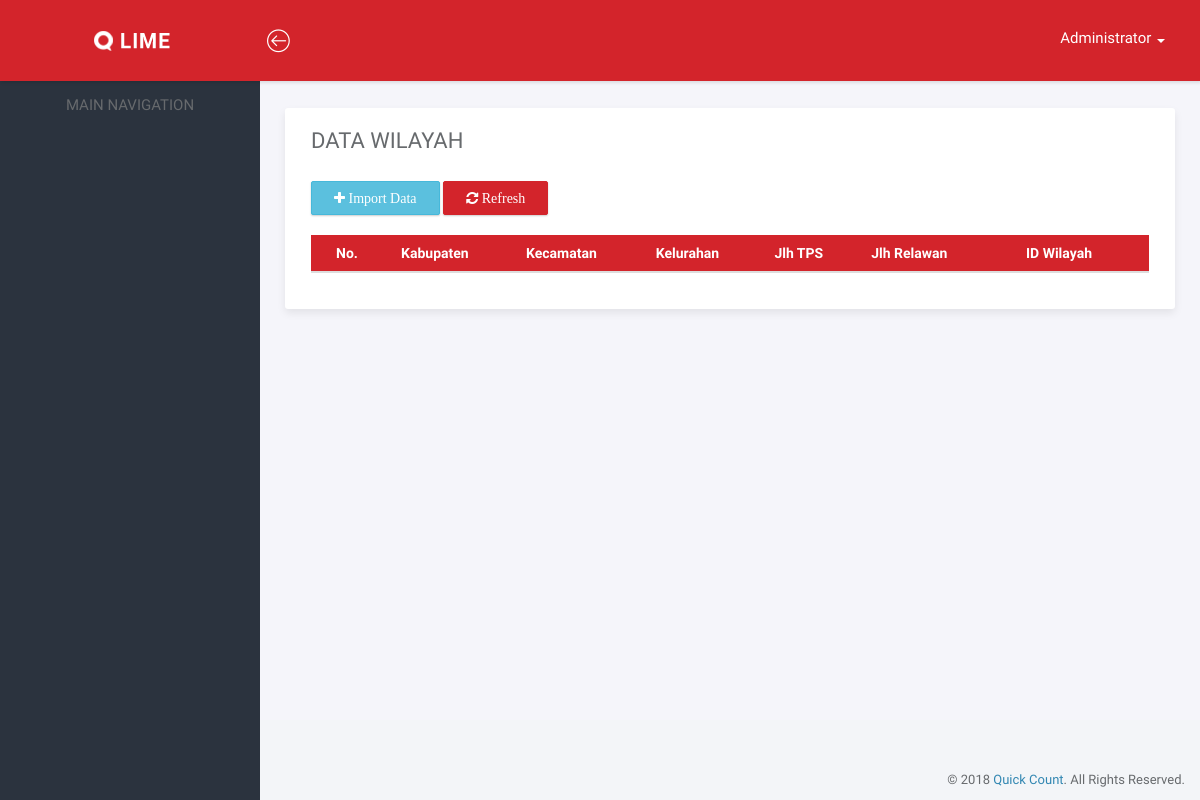
The app's page /index.php/tps, older data.
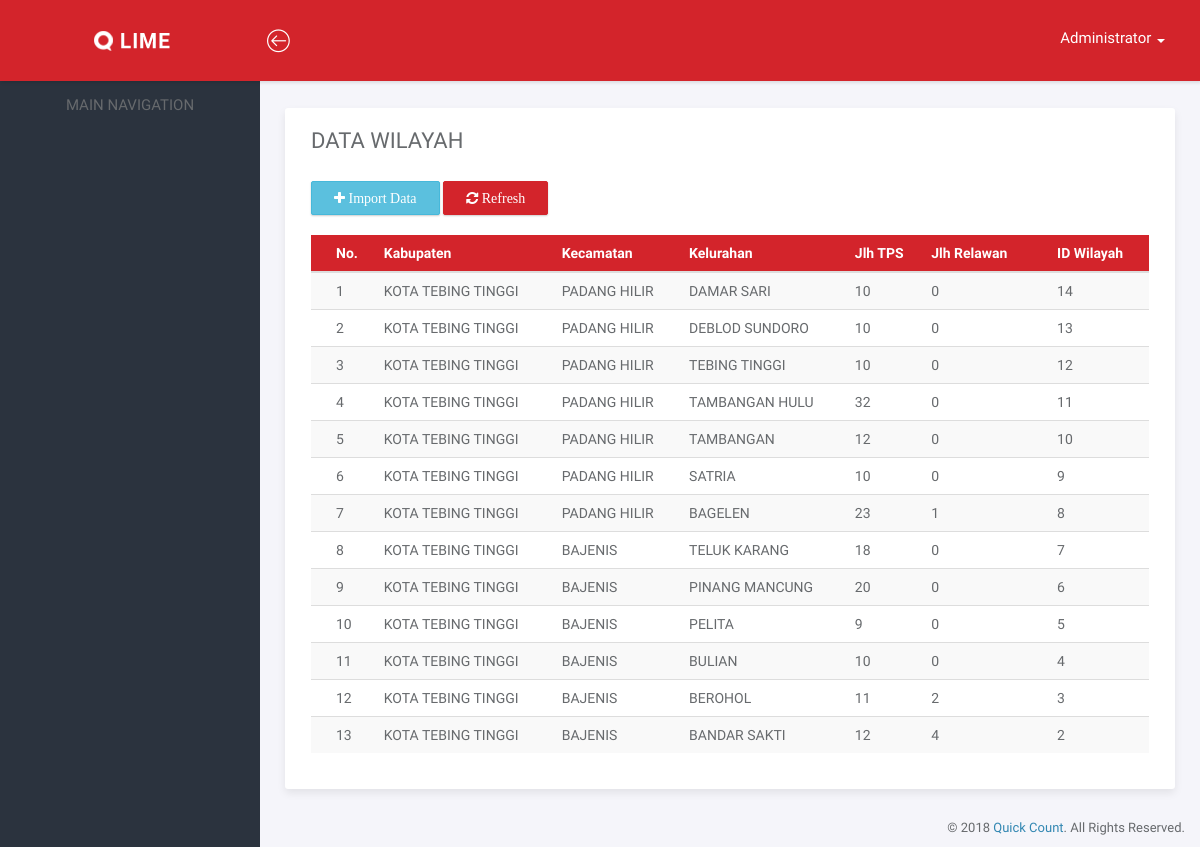
The same page, newer data.
### tables this page shows
CREATE TABLE `tps` (
  `id` int(10) NOT NULL AUTO_INCREMENT,
  `kabupaten` varchar(100) NOT NULL,
  `kecamatan` varchar(100) NOT NULL,
  `kelurahan` varchar(100) NOT NULL,
  `jlhtps` int(5) NOT NULL,
  PRIMARY KEY (`id`)
);

### application/controllers/Tps.php (called while the page is built, shortened)
<?php
class Tps extends CI_Controller {
	public function __construct(){
		$this->load->model('tps_model');
	}
	public function index(){
		$data['list'] = $this->tps_model->list_data();
		$data['isi'] = "tps/page-tps";
		$data['title'] = 'Data Wilayah';
		$this->load->view('layout',$data);
	}
}

### index.php (called while the page is built, shortened)
<?php
require_once BASEPATH.'core/CodeIgniter.php';

### application/models/Tps_model.php (called while the page is built, shortened)
<?php
class Tps_model extends CI_Model {
	public function list_data(){
		$this->db->order_by('id','DESC');
		return $this->db->get('tps')->result_array();
	}
	public function jlh_relawan_tps($id){
		$this->db->where('level','relawan');
		$this->db->where('idtps',$id);
		return $this->db->get('admin')->result_array();
	}
}

### application/views/tps/page-tps.php (the view)
<div class="main-content">
		<div class="container-fluid">
			<div class="panel panel-headline">
				<div class="panel-heading">
				<h3 class="panel-title"><?php echo $title; ?></h3>
				</div>
				  <div class="panel-body">
				  	<a href="<?php echo base_url(); ?>tps/add"><button class="btn btn-info btn-action"><span class="fa fa-plus"> Import Data</span></button></a>
					<a href="#"><button class="btn btn-danger btn-action"><span class="fa fa-refresh"> Refresh</span></button></a>
					<div class="table-responsive">
							<table id="data" class="table table-striped table-hover">
								<thead>
									<th>No.</th>
									<th>Kabupaten</th>
									<th>Kecamatan</th>
									<th>Kelurahan</th>
									<th>Jlh TPS</th>
									<th>Jlh Relawan</th>
									<th>ID Wilayah</th>
								</thead>
								<tbody>
									<?php
									$i=0;
									foreach ($list as $value) {
									$jlh_relawan = count($this->tps_model->jlh_relawan_tps($value['id']));
									$i++;
									echo"
									<tr>
										<td>".$i."</td>
										<td>".$value['kabupaten']."</td>
										<td>".$value['kecamatan']."</td>
										<td>".$value['kelurahan']."</td>
										<td>".$value['jlhtps']."</td>
										<td>".$jlh_relawan."</td>
										<td>".$value['id']."</td>
									</tr>";
									}
									?>
								</tbody>
							</table>
						</div>
					</div>
				</div>
			</div>
		</div>

### application/views/layout.php (shortened to what this page needs)
<!doctype html>
<html lang="en">
<head>
	<link rel="stylesheet" href="<?php echo base_url(); ?>assets/vendor/bootstrap/css/bootstrap.min.css">
	<link rel="stylesheet" href="<?php echo base_url(); ?>assets/vendor/font-awesome/css/font-awesome.min.css">
	<link rel="stylesheet" href="<?php echo base_url(); ?>assets/vendor/linearicons/style.css">
	<link rel="stylesheet" href="<?php echo base_url(); ?>assets/vendor/chartist/css/chartist-custom.css">
	<link rel="stylesheet" href="<?php echo base_url(); ?>assets/css/main.css">
	<link rel="stylesheet" href="<?php echo base_url(); ?>assets/css/demo.css">
	<link href="<?php echo base_url() ?>assets/css/dataTables.bootstrap.min.css" rel="stylesheet">
</head>
<body>
	<div id="wrapper">
		<nav class="navbar navbar-default navbar-fixed-top">
			<div class="brand">
				<a href="#"><img src="<?php echo base_url(); ?>assets/img/logo2.png" alt="Logo" class="img-responsive logo"></a>
			</div>
			<div class="container-fluid">
				<div class="navbar-btn">
					<button type="button" class="btn-toggle-fullwidth"><i class="lnr lnr-arrow-left-circle"></i></button>
				</div>
				<ul class="nav navbar-nav navbar-right">
				<li class="dropdown">
			          <a href="#" class="dropdown-toggle" data-toggle="dropdown" role="button" aria-haspopup="true" aria-expanded="false" id="log">Administrator <span class="caret"></span></a>
			        </li>
			    </ul>
			</div>
		</nav>
		<div id="sidebar-nav" class="sidebar">
			<div id="scroll">
				<nav>
					<ul class="nav">
						<li class="header" style="text-align:center; margin: 15px 0;">MAIN NAVIGATION</li>
					</ul>
				</nav>
			</div>
		</div>
		<div class="main">
			<?php $this->load->view($isi); ?>
		</div>
		<footer>
			<div class="container-fluid">
				<p class="copyright">&copy; 2018 <a href="http://akure-solusi.com" target="_blank" id="Quick Count">Quick Count</a>. All Rights Reserved.</p>
			</div>
		</footer>
	</div>
</body>
</html>

### assets/css/main.css (style rules this page uses)
html { position: relative; min-height: 100%; }
body { background-color: #F3F5F8; font-family: "Source Sans Pro", sans-serif; font-size: 15px; color: #676a6d; }
a { color: #3287B2; }
th { font-weight: 600; }
footer { position: absolute; bottom: 0; right: 0; padding-top: 15px; padding-bottom: 10px; }
.copyright { margin-bottom: 0; text-align: right; font-size: 13px; }
#wrapper .sidebar { -webkit-transition: all 0.3s ease-in-out; -moz-transition: all 0.3s ease-in-out; -ms-transition: all 0.3s ease-in-out; -o-transition: all 0.3s ease-in-out; transition: all 0.3s ease-in-out; width: 260px; height: 100%; float: left; background-color: #2B333E; position: fixed; left: 0; }
#wrapper .main { -webkit-transition: all 0.3s ease-in-out; -moz-transition: all 0.3s ease-in-out; -ms-transition: all 0.3s ease-in-out; -o-transition: all 0.3s ease-in-out; transition: all 0.3s ease-in-out; width: calc(100% - 260px); left: 0; position: relative; float: right; background-color: #f5f5fa; }
#wrapper #sidebar-nav, #wrapper .main { padding-top: 80px; }
.main-content { padding: 28px 10px; }
.navbar-default { -webkit-transition: all 0.3s ease-in-out; -moz-transition: all 0.3s ease-in-out; -ms-transition: all 0.3s ease-in-out; -o-transition: all 0.3s ease-in-out; transition: all 0.3s ease-in-out; -moz-box-shadow: 1px 2px 3px rgba(0, 0, 0, 0.1); -webkit-box-shadow: 1px 2px 3px rgba(0, 0, 0, 0.1); box-shadow: 1px 2px 3px rgba(0, 0, 0, 0.1); -webkit-border-radius: 0; -moz-border-radius: 0; border-radius: 0; padding: 0; margin: 0; border: none; background-color: #d3242b; color: #fff }
.navbar-default .brand { float: left; padding: 30px 39px; background-color: #d3242b; }
.navbar-btn { float: left; padding: 16px 0; }
.navbar-btn button { font-size: 24px; padding: 4px 8px; line-height: .7; border: none; background: none; outline: none; }
#log { color: #fff; }
.navbar-nav > li > a { padding: 28px 20px; }
.navbar-nav > li > a > span { position: relative; top: 2px; }
@media screen and (min-width: 768px) { .navbar-nav.navbar-right { margin-right: 0; } }
.sidebar { z-index: 9; }
.btn { -webkit-border-radius: 2px; -moz-border-radius: 2px; border-radius: 2px; -moz-box-shadow: 0px 1px 2px 0 rgba(0, 0, 0, 0.2); -webkit-box-shadow: 0px 1px 2px 0 rgba(0, 0, 0, 0.2); box-shadow: 0px 1px 2px 0 rgba(0, 0, 0, 0.2); padding: 6px 22px; }
.btn-danger { background-color: #d3242b; border-color: #d3242b; }
.panel { -webkit-border-radius: 3px; -moz-border-radius: 3px; border-radius: 3px; -moz-box-shadow: 0 4px 8px rgba(0, 0, 0, 0.08); -webkit-box-shadow: 0 4px 8px rgba(0, 0, 0, 0.08); box-shadow: 0 4px 8px rgba(0, 0, 0, 0.08); background-color: #fff; margin-bottom: 30px; }
.panel .panel-heading, .panel .panel-body, .panel .panel-footer { padding-left: 25px; padding-right: 25px; }
.panel .panel-heading { padding-top: 20px; padding-bottom: 20px; position: relative; }
.panel .panel-heading .panel-title { margin: 0; font-size: 18px; font-weight: 300; text-transform: uppercase; }
.panel .panel-body { padding-top: 10px; padding-bottom: 15px; }
.panel.panel-headline .panel-heading { border-bottom: none; }
.panel.panel-headline .panel-heading .panel-title { margin-bottom: 8px; font-size: 22px; font-weight: normal; }
.panel .table > thead > tr > td:first-child, .panel .table > thead > tr > th:first-child, .panel .table > tbody > tr > td:first-child, .panel .table > tbody > tr > th:first-child, .panel .table > tfoot > tr > td:first-child, .panel .table > tfoot > tr > th:first-child { padding-left: 25px; }
.panel .table > thead > tr > td:last-child, .panel .table > thead > tr > th:last-child, .panel .table > tbody > tr > td:last-child, .panel .table > tbody > tr > th:last-child, .panel .table > tfoot > tr > td:last-child, .panel .table > tfoot > tr > th:last-child { padding-left: 25px; }

### assets/css/demo.css (style rules this page uses)
.btn-action { margin-bottom: 20px; margin-top: -10px; }
table { font-size: 14px; }
tr th { background: #d3242b; color: #fff; }

Row changes from the older to the newer data that the page shows:
added tps: kabupaten "KOTA TEBING TINGGI", kecamatan "PADANG HILIR", kelurahan "DAMAR SARI", jlhtps "10", jlh_relawan "0", id "14"
added tps: kabupaten "KOTA TEBING TINGGI", kecamatan "PADANG HILIR", kelurahan "DEBLOD SUNDORO", jlhtps "10", jlh_relawan "0", id "13"
added tps: kabupaten "KOTA TEBING TINGGI", kecamatan "PADANG HILIR", kelurahan "TEBING TINGGI", jlhtps "10", jlh_relawan "0", id "12"
added tps: kabupaten "KOTA TEBING TINGGI", kecamatan "PADANG HILIR", kelurahan "TAMBANGAN HULU", jlhtps "32", jlh_relawan "0", id "11"
added tps: kabupaten "KOTA TEBING TINGGI", kecamatan "PADANG HILIR", kelurahan "TAMBANGAN", jlhtps "12", jlh_relawan "0", id "10"
added tps: kabupaten "KOTA TEBING TINGGI", kecamatan "PADANG HILIR", kelurahan "SATRIA", jlhtps "10", jlh_relawan "0", id "9"
added tps: kabupaten "KOTA TEBING TINGGI", kecamatan "PADANG HILIR", kelurahan "BAGELEN", jlhtps "23", jlh_relawan "1", id "8"
added tps: kabupaten "KOTA TEBING TINGGI", kecamatan "BAJENIS", kelurahan "TELUK KARANG", jlhtps "18", jlh_relawan "0", id "7"
added tps: kabupaten "KOTA TEBING TINGGI", kecamatan "BAJENIS", kelurahan "PINANG MANCUNG", jlhtps "20", jlh_relawan "0", id "6"
added tps: kabupaten "KOTA TEBING TINGGI", kecamatan "BAJENIS", kelurahan "PELITA", jlhtps "9", jlh_relawan "0", id "5"
added tps: kabupaten "KOTA TEBING TINGGI", kecamatan "BAJENIS", kelurahan "BULIAN", jlhtps "10", jlh_relawan "0", id "4"
added tps: kabupaten "KOTA TEBING TINGGI", kecamatan "BAJENIS", kelurahan "BEROHOL", jlhtps "11", jlh_relawan "2", id "3"
added tps: kabupaten "KOTA TEBING TINGGI", kecamatan "BAJENIS", kelurahan "BANDAR SAKTI", jlhtps "12", jlh_relawan "4", id "2"
